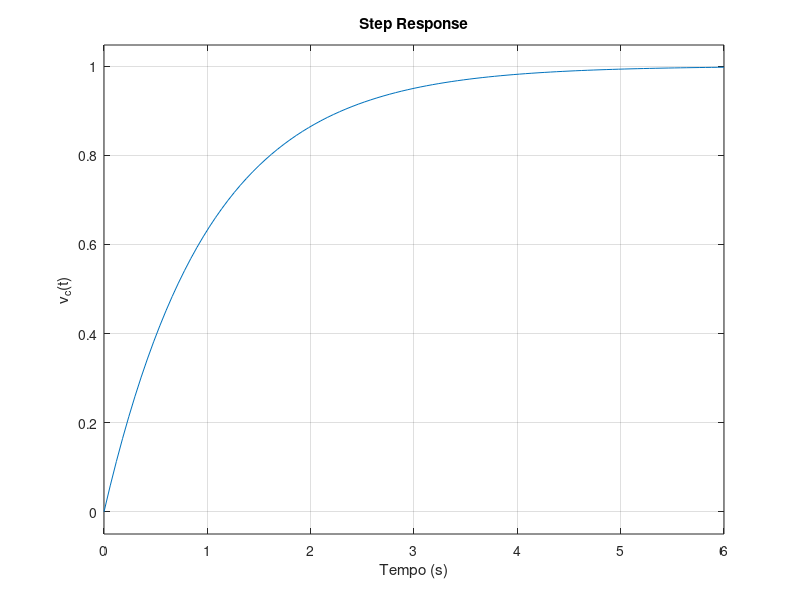

The MATLAB source for this figure: (Note: this script raises an error after producing the figure.)
% simula_RC.m
% Simula circuito RC passa-baixas usando
% espaço de estados
% Não esquecer:
% >> pkg load control

R = 10E3; % 10 KΩ
C = 100E-6; % 100 µF
tau = R*C; % constante de tempo do sistema
ts = 4*tau % tempo de assentamento previsto

A = -1/(R*C);
B = 1/(R*C);
C = 1;
D = 0;
G = ss(A,B,C,D);

step(G)
grid on
legend off
xlabel('Tempo (s)')
ylabel('v_c(t)')
stepinfo(G)
xlim([0 5*tau])
